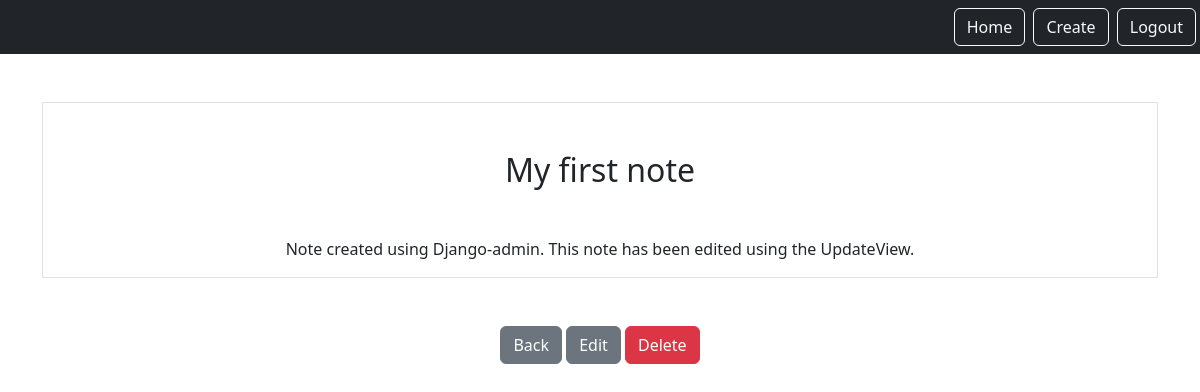
Page /smart/notes/1 (signed in) on the committed database.
### notes/models.py (models this page shows)
class Notes(models.Model):
    title = models.CharField(max_length=200)
    text = models.TextField()
    created = models.DateTimeField(auto_now_add=True)
    user = models.ForeignKey(User, on_delete=models.CASCADE, related_name="notes")

### notes/views.py (the view)
# urls.py: path('notes/<int:pk>', views.NotesDetailView.as_view(), name="notes.detail"),
class NotesDetailView(LoginRequiredMixin, DetailView):
    model = Notes
    context_object_name = "note"
    login_url = "/login"

### notes/templates/notes/notes_detail.html
{% extends 'base.html' %}
{% block content %}
<div class="border round">
    <h2 class="my-5">{{note.title}}</h2>
    <p>{{note.text}}</p>
</div>
<a href="{% url 'notes.list' %}" class="btn btn-secondary my-5">Back</a>
<a href="{% url 'notes.update' pk=note.id%}" class="btn btn-secondary my-5">Edit</a>
<a href="{% url 'notes.delete' pk=note.id%}" class="btn btn-danger my-5">Delete</a>
{% endblock %}

### rows in the picture
Notes: title "My first note", text "Note created using Django-admin. This note has been edited using the UpdateView."
